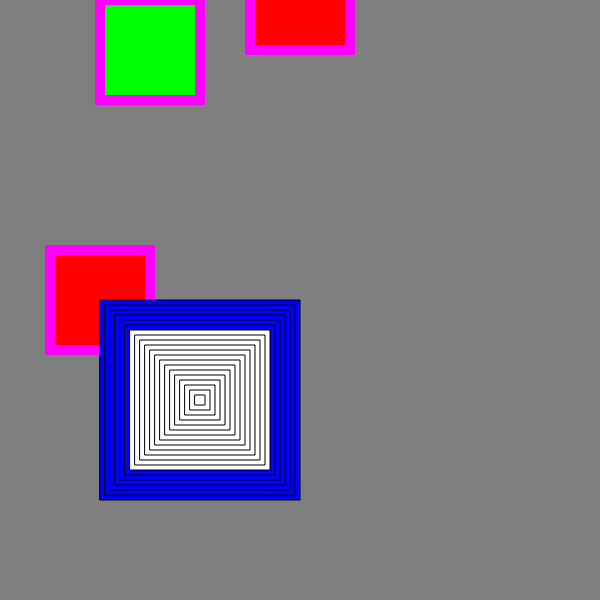
Frame 1 (no input)
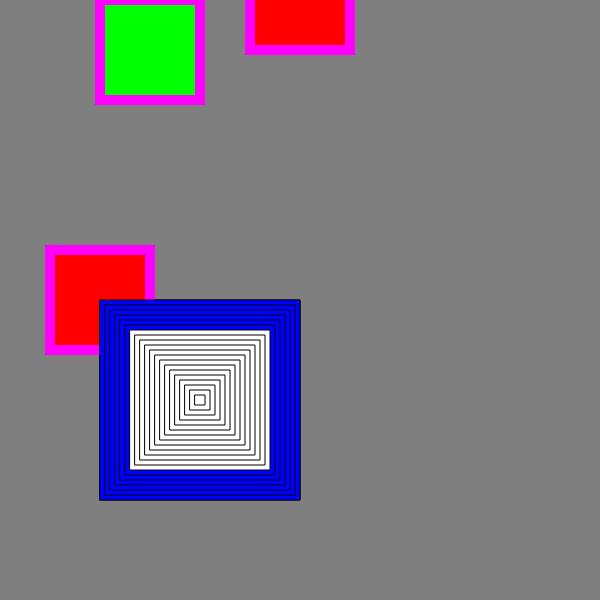
Frame 2 (the mouse pressed at the canvas centre, redrawn once)

The p5.js sketch that drew these frames (run headless with seeded random() and noise() and a simulated clock; the mouse was pressed at the canvas centre and the sketch redrawn once):

// p5.js sketch
// ── sketch.js
function setup() {
    // happens only once at page load
    createCanvas(600, 600)
    background(127)
    rectMode(CENTER)
}

function draw() {
    // position x axis, y axis, size

    
    
    fill(0, 255, 0)
    stroke(255, 0, 255)
    strokeWeight(10)
    square(150, 50, 100)
    
    fill(255, 0, 0)
    
    square(100, 300, 100)
    square(300, 0, 100)

    for(let i = 0; i < 20; i++){
        console.log('number: '+i)
        console.log(i%4);
        
        fill(255)
        stroke(0)
        strokeWeight(1)
        // noFill()
        if(i <= 5){
            fill(0, 0, 255)
        }
        square(200, 400, 200 - (i * 10))
    }
    noLoop()
}
